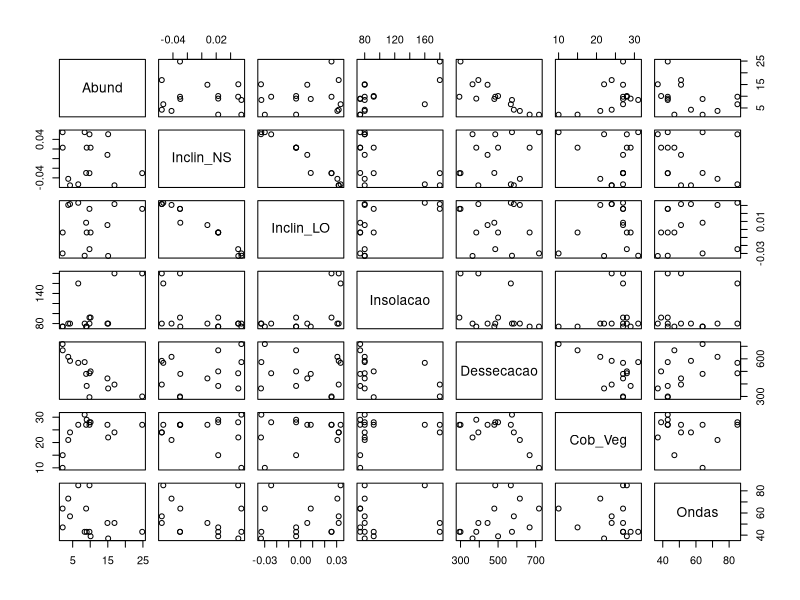
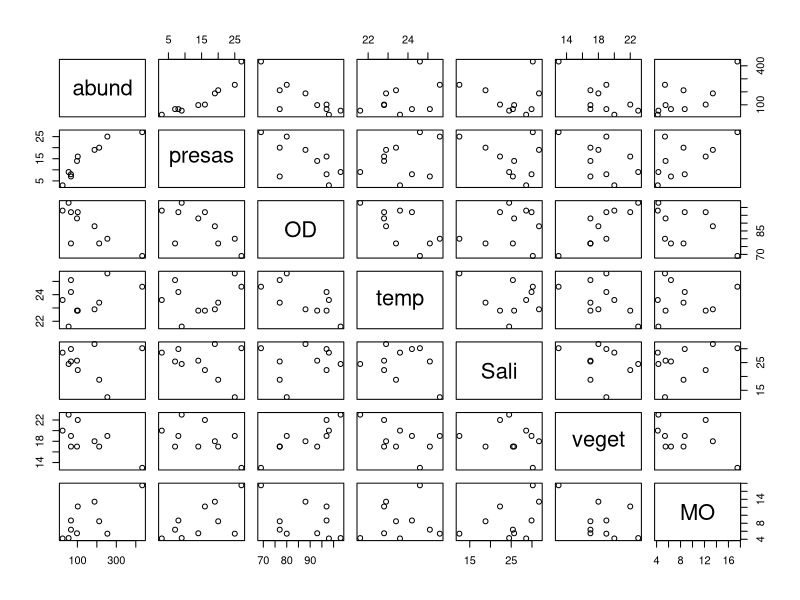

The R source for these figures, in order:
library(readxl)

costao=read_excel('Costao.xlsx')
names(costao)
pairs(costao)#Suspeita de colinearidade entre inclinações
cor(costao$Inclin_NS,costao$Inclin_LO) #Colineares
#Retiramos Incli_NS da análise
model1=lm(Abund~Inclin_LO+Insolacao+Dessecacao+Cob_Veg+Ondas,data=costao)
summary(model1)
library(MASS)
stepAIC(model1)
model1_P=lm(Abund~Inclin_LO+Insolacao+Dessecacao,data=costao)
predict(model1_P,list(Inclin_LO=0.03,Insolacao=100,Dessecacao=500),interval='confidence')

peixes=read_excel('Peixes.xlsx')
names(peixes)
pairs(peixes)#Suspeita de colinearidade entre presa e OD
cor(peixes$presas,peixes$OD) #Não são colineares
model2=lm(abund~presas+OD+temp+Sali+veget+MO,data=peixes)
summary(model2)
stepAIC(model2)
model2_P=lm(formula=abund~presas+OD+Sali,data=peixes)
predict(model2_P,list(presas=12,OD=95,Sali=30),interval='confidence')
